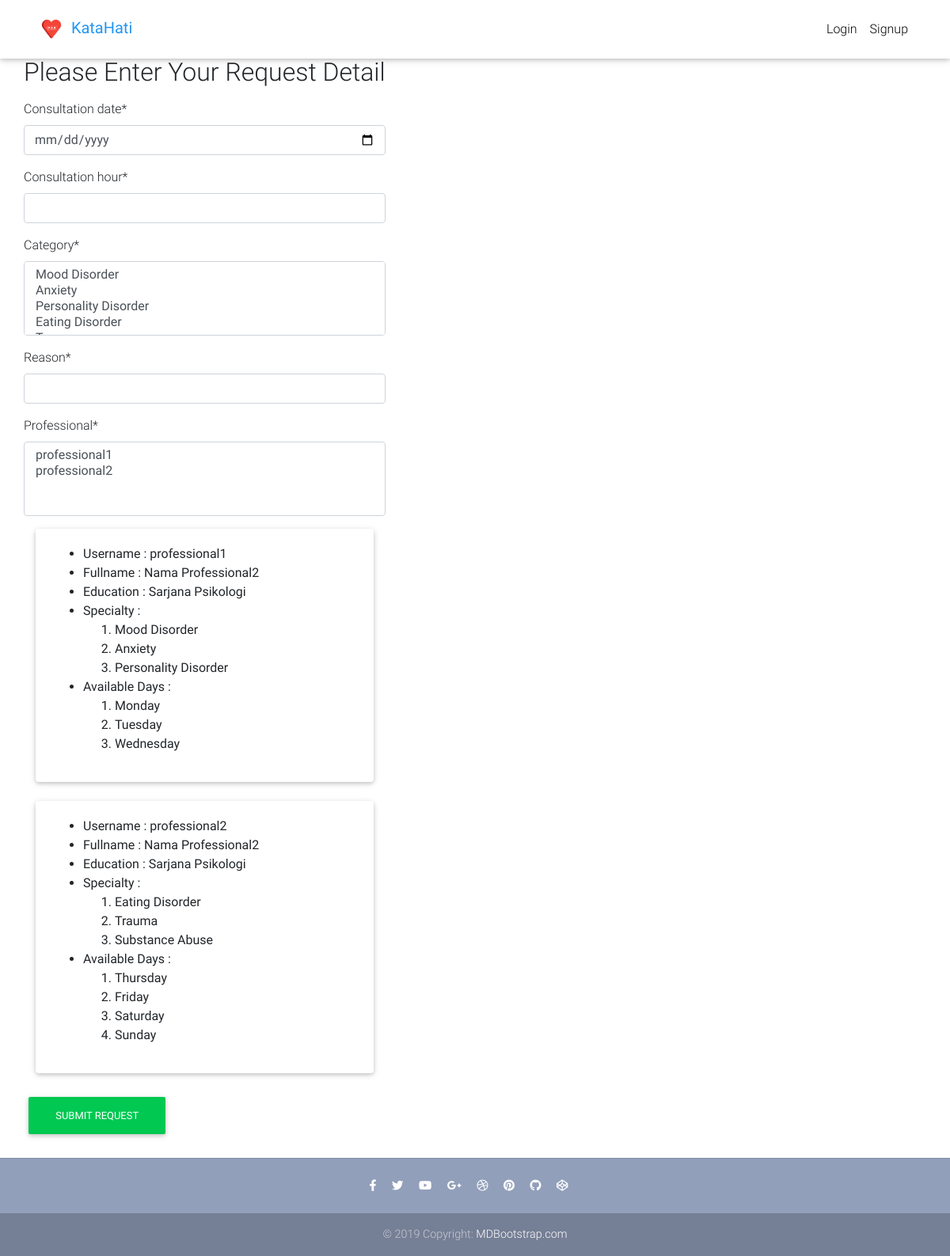
Page /student/request/ on the committed database.
### core/models.py (models this page shows)
class CategoryChoices(models.Model):
    category = models.CharField(max_length=50)
    def __str__(self):
        return self.category

class ProfessionalProfile(models.Model):
    user = models.OneToOneField(
        User, on_delete=models.CASCADE, primary_key=True)
    fullname = models.TextField(null=True)
    email = models.EmailField(null=True)
    education = models.TextField()
    speciality = models.ManyToManyField(CategoryChoices)
    available_days = models.ManyToManyField(AvailableDays)
    def __str__(self):
        return self.user.username

class User(AbstractUser):
    is_student = models.BooleanField(default=False)
    is_professional = models.BooleanField(default=False)

class AvailableDays(models.Model):
    days = models.CharField( max_length=20)
    def __str__(self):
        return self.days

### core/views.py (the view, shortened to what this page needs)
# urls.py: path('student/request/', ConsultationRequestView.as_view(), name="consultation_request"),
class ConsultationRequestView(View):
    def get(self, *args, **kwargs):
        form = ConsultationRequestForm()
        context = {
            'form' : form,
            "object_list" : ProfessionalProfile.objects.all()
        }
        return render(self.request, "request_form.html", context)

### core/forms.py
class ConsultationRequestForm(forms.Form):
    consultation_date = forms.DateField(widget=DateInput())
    consultation_hour = forms.CharField()
    category = forms.ModelMultipleChoiceField(
        queryset=CategoryChoices.objects.all()
    )
    reason = forms.CharField()
    professional = forms.ModelMultipleChoiceField(
        queryset=ProfessionalProfile.objects.all()
    )

### templates/request_form.html (shortened to what this page needs)
{% extends 'base.html' %}
{% load crispy_forms_tags %}
{% block content %}
<main>
  <div class="container">
  <div class="row wow fadeIn animated" style="visibility: visible; animation-name: fadeIn;">
  <div class="d-flex flex-column">
  <h2 class="mb-3">Please Enter Your Request Detail </h2>
  <form method="post" novalidate>
    {{ form|crispy }}
    {% for item in object_list %}
          <div class="col-lg-12 col-md-12 mb-4">
            <div class="card">
              <div class="card-body text-left">
                <ul>
                    <li>Username : {{ item }}</li>
                    <li>Fullname : {{ item.fullname }}</li>
                    <li>Education : {{ item.education }}</li>
                    <li>Specialty :
                      <ol>
                      {% for i in item.speciality.all %}
                          <li>{{i}}</li>
                      {% endfor %}
                      </ol>
                    </li>
                    <li>Available Days :
                      <ol>
                      {% for i in item.available_days.all %}
                          <li>{{i}}</li>
                      {% endfor %}
                      </ol>
                    </li>
                </ul>
              </div>
            </div>
          </div>
    {% endfor %}
    <button type="submit" class="btn btn-success">Submit Request</button>
  </form>
</div>
</div>
</div>
</main>
{% endblock %}

### templates/base.html (style rules this page uses)
html, body, header, .carousel { height: 60vh; }

### rows in the picture
CategoryChoices: category "Mood Disorder / Anxiety / Personality Disorder / Eating Disorder", category "Mood Disorder"
ProfessionalProfile: user_id.username "professional1", fullname "Nama Professional2", education "Sarjana Psikologi"
CategoryChoices: category "Anxiety"
CategoryChoices: category "Personality Disorder"
AvailableDays: days "Monday"
AvailableDays: days "Tuesday"
AvailableDays: days "Wednesday"
ProfessionalProfile: user_id.username "professional2", fullname "Nama Professional2", education "Sarjana Psikologi"
CategoryChoices: category "Eating Disorder"
CategoryChoices: category "Trauma"
CategoryChoices: category "Substance Abuse"
AvailableDays: days "Thursday"
AvailableDays: days "Friday"
AvailableDays: days "Saturday"
AvailableDays: days "Sunday"
